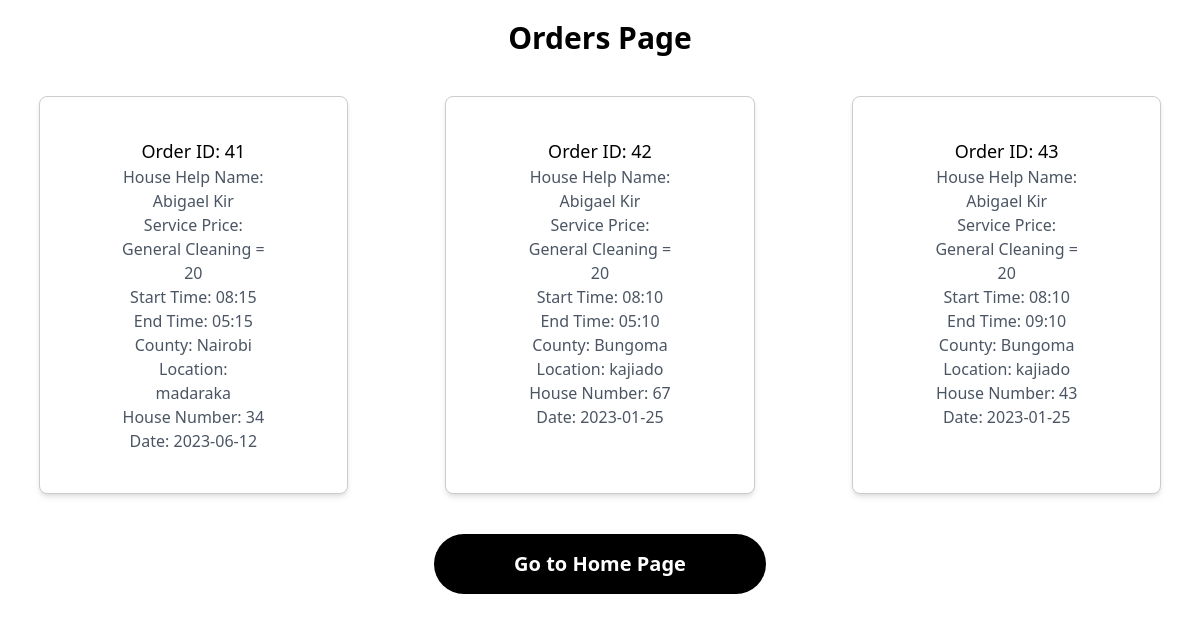
The app's page /order_history.php (signed in), older data.
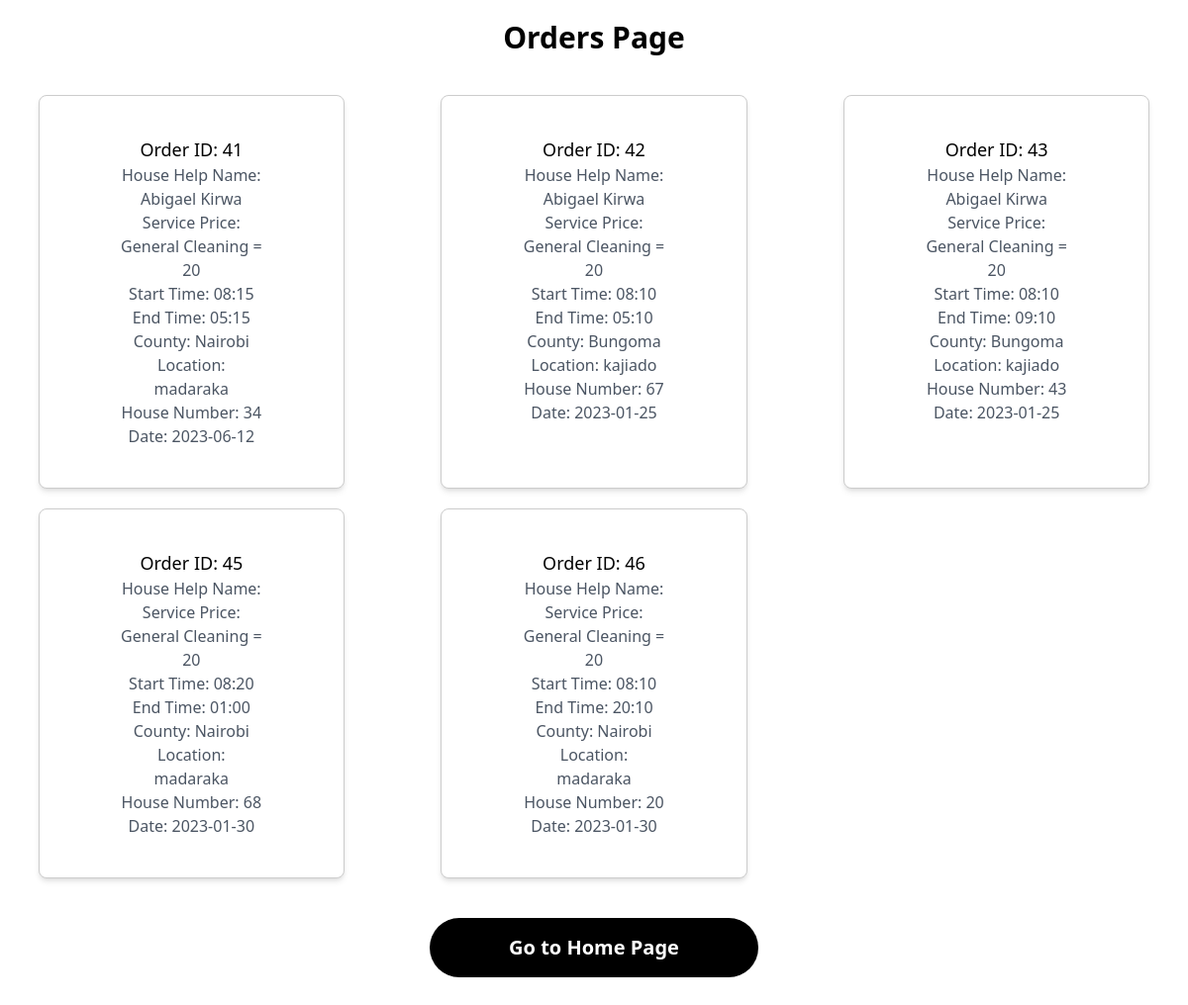
The same page, newer data.
### tables this page shows
CREATE TABLE `orders` (
  `order_ID` int(100) NOT NULL,
  `user_ID` int(100) NOT NULL,
  `house_help_id` int(100) NOT NULL,
  `service_price` varchar(100) NOT NULL,
  `start_time` varchar(100) NOT NULL,
  `end_time` varchar(100) NOT NULL,
  `county` varchar(100) NOT NULL,
  `location` varchar(100) NOT NULL,
  `house_number` varchar(100) NOT NULL,
  `date` varchar(100) NOT NULL
);

CREATE TABLE `house_helps` (
  `ID` int(11) NOT NULL,
  `name` varchar(50) NOT NULL,
  `email` varchar(70) NOT NULL,
  `description` varchar(1000) NOT NULL,
  `phone_number` int(11) NOT NULL,
  `profile_pic` longblob NOT NULL,
  `status` varchar(100) NOT NULL DEFAULT 'Available'
);

### order_history.php (the view, shortened to what this page needs)
<?php
require 'config.php';
?>
<!DOCTYPE html>
<html lang="en">
<head>
    <link href="https://unpkg.com/tailwindcss@^2/dist/tailwind.min.css" rel="stylesheet">
</head>
<body>
    <div class="flex items-center justify-center mt-5">
        <h1 class="text-sky-700 font-bold text-3xl">Orders Page</h1>
    </div>
    <div class="grid grid-cols-3 gap-5 mt-10">
        <?php
        $userID = $_SESSION["ID"];
        $sql = "SELECT `order_ID`, `user_ID`, `house_help_id`, `service_price`, `start_time`, `end_time`, `county`, `location`, `house_number`, `date` FROM orders where user_ID = $userID ";
        $result = $conn->query($sql);
        if ($result->num_rows > 0) {
            while($row = $result->fetch_assoc()) {
                $h_id = $row['house_help_id'];
                $sql2 = "SELECT name,status FROM house_helps WHERE id = $h_id";
                $result2 = $conn->query($sql2);
                $row2 = $result2->fetch_assoc();
                ?>
        <div class="px-20 py-10 bg-white rounded-lg shadow-md mx-auto text-center" style="width: 80%; border: 1px solid #ccc;">
            <h2 class="text-lg font-medium">Order ID: <?php echo $row["order_ID"]; ?></h2>
            <p class="text-gray-600">House Help Name: <?php echo $row2["name"]; ?></p>
            <p class="text-gray-600">Service Price: <?php echo $row["service_price"]; ?></p>
            <p class="text-gray-600">Start Time: <?php echo $row["start_time"]; ?></p>
            <p class="text-gray-600">End Time: <?php echo $row["end_time"]; ?></p>
            <p class="text-gray-600">County: <?php echo $row["county"]; ?></p>
            <p class="text-gray-600">Location: <?php echo $row["location"]; ?></p>
            <p class="text-gray-600">House Number: <?php echo $row["house_number"]; ?></p>
            <p class="text-gray-600">Date: <?php echo $row["date"]; ?></p>
        </div>
        <?php
            }
        } else {
            echo "You dont have any orders yet";
        }
        ?>
</div>
<div class="flex items-center justify-center mt-10">
    <button class="bg-black hover:bg-sky-700 text-white text-xl font-bold py-4 px-20 mb-10 rounded-full text-lg"><a href="home.php">Go to Home Page</a></button>
</div>
</body>
</html>

Row changes from the older to the newer data that the page shows:
changed through a linked row, orders id 41: house_help.name "Abigael Kir" → "Abigael Kirwa"
changed through a linked row, orders id 42: house_help.name "Abigael Kir" → "Abigael Kirwa"
changed through a linked row, orders id 43: house_help.name "Abigael Kir" → "Abigael Kirwa"
added orders: order_ID "45", service_price "General Cleaning = 20", start_time "08:20", end_time "01:00", county "Nairobi", location "madaraka", house_number "68", date "2023-01-30"
added orders: order_ID "46", service_price "General Cleaning = 20", start_time "08:10", end_time "20:10", county "Nairobi", location "madaraka", house_number "20", date "2023-01-30"
